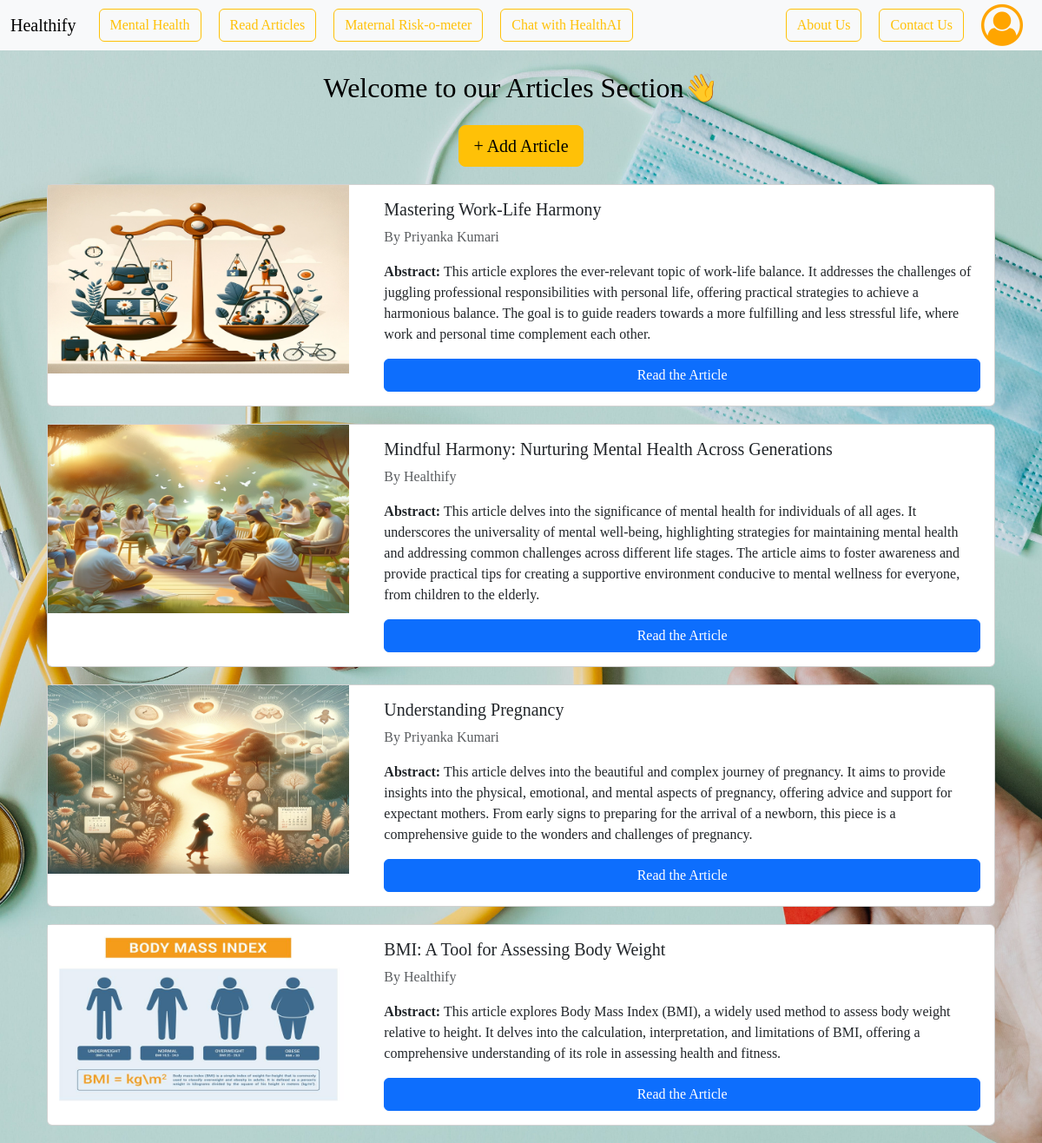
The page /read_articles (signed in) on the database its author committed.
### models.py (models this page shows)
class article(db.Model):
    __tablename__="article"
    id = db.Column(db.Integer, primary_key = True)
    title = db.Column(db.String(60), nullable = False)
    abstract = db.Column(db.String(420), nullable = False)
    content = db.Column(db.String(1024), nullable = False)
    imagepath = db.Column(db.String(255), nullable=False)
    impressions = db.Column(db.Integer, default = 0)
    CreatorId = db.Column(db.Integer, db.ForeignKey('User.id'), nullable = False)
    creator = db.Column(db.String(35), nullable = False)
    status = db.Column(db.String(12), default="pending")

### routes.py (the view)
@app.route('/read_articles')
@auth_required
def read_articles():
    user = User.query.get(session["user_id"])
    articles = db.session.query(article).order_by(article.impressions.desc()).all()
    return render_template("articles.html", articles = articles, user = user)

### routes.py (called while the page is built)
def auth_required(func):
    @wraps(func)
    def inner(*args, **kwargs):
        if "user_id" not in session:
            flash("Login required.", 'danger')
            return redirect(url_for("login"))
        return func(*args, **kwargs)
    return inner

### templates/articles.html (shortened to what this page needs)
{% extends 'layout.html' %}
{% block content %}
<body>
    <div class="container mt-4">
        <div class="text-center pt">
            <h2 class="mb-4">Welcome to our Articles Section👋</h2>
            <a href="/addArticle" class="btn btn-warning btn-lg" style="margin-bottom: 20px;"><span class="plus-sign">+</span> Add Article</a>
        </div>
        {% for article in articles %}
            {% if article.status == "publish" %}
            <div class="card article-card">
                <div class="row no-gutters">
                    <div class="col-md-4">
                        <img src="{{ url_for('static', filename= 'images/' + article.imagepath) }}" class="article-image" alt="Article Image">
                    </div>
                    <div class="col-md-8">
                        <div class="card-body">
                            <h5 class="card-title">{{article.title}}</h5>
                            <p class="card-text text-muted">By {{article.creator}}</p>
                            <p class=""card-text><strong>Abstract:</strong> {{article.abstract}}</p>
                            <a href="healthifyArticles/{{article.id}}" class="btn btn-primary mt-auto">Read the Article</a>
                        </div>
                    </div>
                </div>
            </div>
            {% endif %}
            {% endfor %}
    </div>
</body>
{% endblock %}

### templates/layout.html (shortened to what this page needs)
<!DOCTYPE html>
<html lang="en">
<head>
    <link href="https://cdn.jsdelivr.net/npm/bootstrap@5.3.2/dist/css/bootstrap.min.css" rel="stylesheet">
    <link rel="stylesheet" href="https://cdnjs.cloudflare.com/ajax/libs/font-awesome/6.4.2/css/all.min.css">
    <link rel="stylesheet" href="https://cdnjs.cloudflare.com/ajax/libs/font-awesome/4.7.0/css/font-awesome.min.css">
</head>
<body>
    {% include 'nav-auth.html' %}
    <div class="container">
        {% block content %} {% endblock %}
    </div>
</body>
</html>

### templates/nav-auth.html (shortened to what this page needs)
<link rel="stylesheet" href="https://cdnjs.cloudflare.com/ajax/libs/font-awesome/4.7.0/css/font-awesome.min.css">
<nav class="navbar navbar-expand-lg bg-body-tertiary navbar-light " >
    <div class="container-fluid">
        <a class="navbar-brand" href="/">Healthify</a>
        <div class="collapse navbar-collapse" id="navbarNav">
              {% if user %}
                {% if user.is_admin %}
                    <ul class="navbar-nav ms-auto">
                        <li class="nav-item">
                            <a href="{{url_for('logout')}}" class="btn btn-outline-warning bar">Logout</a>
                        </li>
                    </ul>
                {% else %}
                  <ul class="navbar-nav navbar navbar-expand-lg navbar-light bg-light">
                    <li class="nav-item">
                      <a href="{{url_for('mental_health_check_up')}}" class="btn btn-outline-warning bar">Mental Health</a>
                    </li>
                    <li class="nav-item">
                      <a href="{{url_for('read_articles')}}" class="btn btn-outline-warning bar">Read Articles</a>
                    </li>
                    {% if user.gender == "Female" %}
                        <li class="nav-item">
                            <a href="{{url_for('mother')}}" class="btn btn-outline-warning bar">Maternal Risk-o-meter</a>
                        </li>
                    {% endif %}
                    <li class="nav-item">
                      <a href="/chatWithHealthAi" class="btn btn-outline-warning bar">Chat with HealthAI</a>
                    </li>
                    <li class="nav-item ms-auto">
                      <a href="/about" class="btn btn-outline-warning bar">About Us</a>
                    </li>
                    <li class="nav-item">
                      <a href="{{url_for('contact')}}" class="btn btn-outline-warning bar">Contact Us</a>
                    </li>
                    <li class="nav-item ">
                      <a href="{{url_for('profile')}}" class="bar"><i class="fa fa-user-circle-o" style="font-size:48px;color:orange"></i></a>
                    </li>
                  </ul>
                {% endif %}
              {% elif bd %}
                <ul class="navbar-nav ms-auto">
                  </ul>
              {% endif %}
        </div>
      </div>
    </nav>

### templates/layout.html (style rules this page uses)
body { margin: 0; padding: 0; font-family: 'Balsamiq Sans', 'cursive'; background-color: #454f58; background: center/cover no-repeat url('../static/icons/bg6.jpg'); background-repeat: no-repeat; color: black; }

### templates/articles.html (style rules this page uses)
.article-card { margin-bottom: 20px; }
.article-image { width: 100%; height: auto; }
.card-body { display: flex; flex-direction: column; justify-content: space-between; }

### templates/nav-auth.html (style rules this page uses)
.navbar { width: 100%; padding: 0; }
.bar { margin: 10px; }

### rows shown on the page
article: imagepath (picture), title "Mastering Work-Life Harmony", creator "Priyanka Kumari", abstract "This article explores the ever-relevant topic of work-life balance. It addresses the challenges of juggling professional responsibilities with personal life, offering practical strategies to achieve a harmonious balance. The goal is to guide readers towards a more fulfilling and less stressful life, where work and personal time complement each other."
article: imagepath (picture), title "Mindful Harmony: Nurturing Mental Health Across Generations", creator "Healthify", abstract "This article delves into the significance of mental health for individuals of all ages. It underscores the universality of mental well-being, highlighting strategies for maintaining mental health and addressing common challenges across different life stages. The article aims to foster awareness and provide practical tips for creating a supportive environment conducive to mental wellness for everyone, from children to the elderly."
article: imagepath (picture), title "Understanding Pregnancy", creator "Priyanka Kumari", abstract "This article delves into the beautiful and complex journey of pregnancy. It aims to provide insights into the physical, emotional, and mental aspects of pregnancy, offering advice and support for expectant mothers. From early signs to preparing for the arrival of a newborn, this piece is a comprehensive guide to the wonders and challenges of pregnancy."
article: imagepath (picture), title "BMI: A Tool for Assessing Body Weight", creator "Healthify", abstract "This article explores Body Mass Index (BMI), a widely used method to assess body weight relative to height. It delves into the calculation, interpretation, and limitations of BMI, offering a comprehensive understanding of its role in assessing health and fitness."
